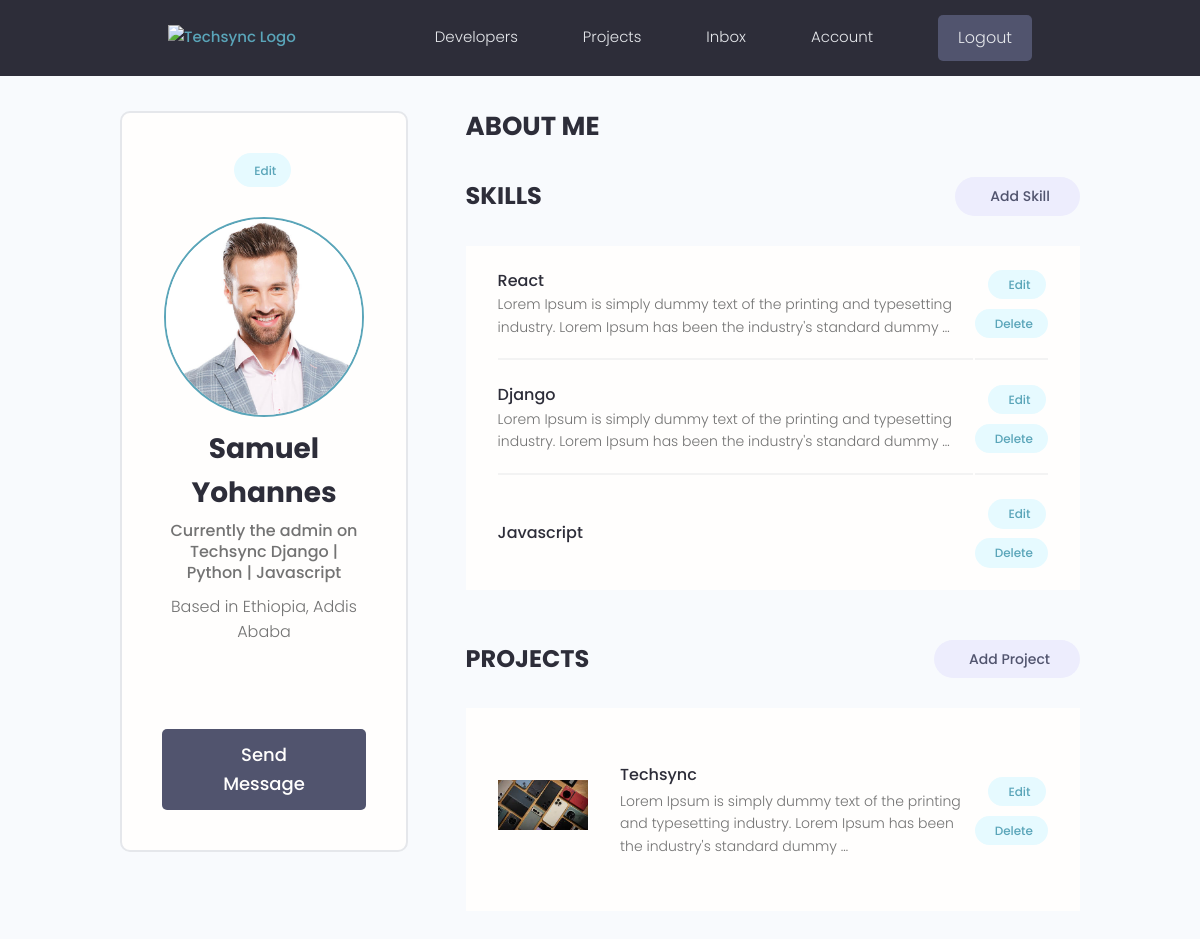
The app's page /account/ (signed in) with its own data.
### users/models.py (models this page shows, shortened)
class Profile(models.Model):
    id = models.UUIDField(default=uuid.uuid4, primary_key=True, unique=True, editable=False, )
    user = models.OneToOneField(User, on_delete=models.CASCADE,null=True,blank=True)
    name = models.CharField(max_length=200, blank=True,null=True)
    username = models.CharField(max_length=200, blank=True,null=True,unique=True)
    headline = models.CharField(max_length=200, blank=True,null=True)
    about = models.TextField(blank=True, null=True)
    location = models.CharField(max_length=200, blank=True,null=True)
    profile_image = models.ImageField(null=True, blank=True,upload_to='profiles', default='default_profile.png')
    github_link = models.CharField(max_length=200, blank=True,null=True)
    twitter_link = models.CharField(max_length=200, blank=True,null=True)
    linkedin_link = models.CharField(max_length=200, blank=True,null=True)
    personal_link = models.CharField(max_length=200, blank=True,null=True)
    created_at = models.DateTimeField(auto_now_add=True)

class Skill(models.Model):
    id = models.UUIDField(default=uuid.uuid4, primary_key=True, unique=True, editable=False, )
    owner = models.ForeignKey(Profile, on_delete=models.CASCADE, null=True, blank=True)
    name = models.CharField(max_length=200, blank=True,null=True)
    description = models.TextField(blank=True, null=True)
    created_at = models.DateTimeField(auto_now_add=True)

### projects/models.py (models this page shows, shortened)
class Project(models.Model):
    id = models.UUIDField(default=uuid.uuid4, primary_key=True, unique=True, editable=False)
    owner = models.ForeignKey(Profile, on_delete=models.SET_NULL, null=True)
    title = models.CharField(max_length=100)
    description = models.TextField(null=True, blank=True)
    image = models.ImageField(null=True, blank=True, default='default.jpg', upload_to= 'project_image')
    demo_link = models.URLField(null=True, blank=True)
    source_link = models.URLField(null=True, blank=True)
    created_at = models.DateTimeField(auto_now_add=True)
    tags = models.ManyToManyField('Tag', blank=True)
    vote_count = models.IntegerField(default=0, null=True, blank=True)
    vote_ratio = models.IntegerField(default=0, null=True, blank=True)

### users/views.py (the view)
# urls.py: path('account/', views.userAccount, name='user-account'),
@login_required(login_url='login')
def userAccount(request):
    profile = request.user.profile
    skills = profile.skill_set.all()
    projects = profile.project_set.all()
    context = {
        'profile': profile,
        'skills': skills,
        'projects': projects,
    }
    return render(request, 'users/account.html', context)

### templates/users/account.html (shortened to what this page needs)
{% extends "main/main.html" %}
  {% block content %}
  <main class="settingsPage profile my-md">
    <div class="container">
      <div class="layout">
        <div class="column column--1of3">
          <div class="card text-center">
            <div class="card__body dev">
              <a class="tag tag--pill tag--main settings__btn" href="{% url 'edit-account' %}"> Edit</a>
              <img class="avatar avatar--xl dev__avatar" src="{{ profile.profile_image.url }}" />
              <h2 class="dev__name">{{profile.name}}</h2>
              <p class="dev__title">{{profile.headline}}</p>
              <p class="dev__location">Based in {{profile.location}}</p>
              <ul class="dev__social">
              </ul>
              <a href="#" class="btn btn--sub btn--lg">Send Message </a>
            </div>
          </div>
        </div>
        <div class="column column--2of3">
          <div class="devInfo">
            <h3 class="devInfo__title">About Me</h3>
          </div>
          <div class="settings">
            <h3 class="settings__title">Skills</h3>
            <a class="tag tag--pill tag--sub settings__btn tag--lg" href="#"> Add Skill</a>
          </div>
          <table class="settings__table">
            {% for skill in skills %}
            <tr>
              <td class="settings__tableInfo">
                <h4>{{skill.name}}</h4>
                <p>
                  {{skill.description|truncatewords:20}}
                </p>
              </td>
              <td class="settings__tableActions">
                <a class="tag tag--pill tag--main settings__btn" href="#"> Edit</a>
                <a class="tag tag--pill tag--main settings__btn" href="#">
                  Delete</a>
              </td>
            </tr>
            {% endfor %}
          </table>
          <div class="settings">
            <h3 class="settings__title">Projects</h3>
            <a class="tag tag--pill tag--sub settings__btn tag--lg" href="#"> Add Project</a>
          </div>
          <table class="settings__table">
            {% for project in projects %}
            <tr>
              <td class="settings__thumbnail">
                <a href="{% url 'project_detail' project.pk %}"><img src="{{project.image.url}}" alt="Project Thumbnail" /></a>
              </td>
              <td class="settings__tableInfo">
                <a href="{% url 'project_detail' project.pk %}">{{project.title}}</a>
                <p>
                  {{project.description|truncatewords:20}}
                </p>
              </td>
              <td class="settings__tableActions">
                <a class="tag tag--pill tag--main settings__btn" href="#"> Edit</a>
                <a class="tag tag--pill tag--main settings__btn" href="#">
                  Delete</a>
              </td>
            </tr>
            {% endfor %}
          </table>
        </div>
      </div>
    </div>
  </main>
  {% endblock content %}

### static/styles/app.css (style rules this page uses)
:root { --color-sub: #2d2d39; }
.btn--sub { background-color: var(--color-sub-light); }
.card { border: 2px solid var(--color-light); }
img { width: 100%; }
.profile .card > .dev { padding: 4rem; }
.dev__avatar { display: block; margin: auto; }
.dev__name { color: var(--color-sub); font-size: 2.8rem; font-weight: 700; margin-top: 1rem; margin-bottom: 0.5rem; }
.dev__title { font-size: 1.6rem; font-weight: 500; line-height: 1.3; }
.dev__location { margin-top: 1rem; }
.dev__social { margin: 3rem 0; list-style: none; display: flex; justify-content: center; gap: 1.5rem; }
.devInfo { margin-bottom: 3rem; }
.devInfo__title, .devInfo__subtitle { font-size: 2.6rem; color: var(--color-sub); text-transform: uppercase; font-weight: 700; margin-bottom: 1.5rem; }
.settingsPage .dev > .settings__btn { display: inline-block; margin-bottom: 3rem; }
.settings { display: flex; justify-content: space-between; align-items: center; }
.settings__title { font-size: 2.4rem; text-transform: uppercase; font-weight: 700; color: var(--color-sub); }
.settings__table { margin-top: 3rem; margin-bottom: 5rem; padding: 0 3rem; background: var(--color-white); }
.settings__table tr { width: 100%; }
.settings__table tr > td { padding: 2rem 0; }
.settings__table tr:not(:last-child) td { border-bottom: 2px solid var(--color-white-light); }
.settings__thumbnail { width: 23%; min-width: 10rem; }
.settings__thumbnail img { padding-right: 3rem; height: 15rem; object-fit: contain; }
.settings__tableInfo { width: 100%; }
.settings__tableInfo h4, .settings__tableInfo a { padding-right: 1rem; width: auto; font-size: 1.6rem; font-weight: 500; color: var(--color-sub); }
.settings__tableInfo p { font-size: 1.4rem; }
.settings__tableActions { text-align: right; }

### static/uikit/styles/modules/_variables.css (style rules this page uses)
:root { --color-main: #5aa5b9; --color-main-light: #e6faff; --color-sub: #3f4156; --color-sub-light: #51546e; --color-sub-lighter: #ededfd; --color-text: #737373; --color-gray: #8b8b8b; --color-light: #e5e7eb; --color-light-gray: #767676; --color-bg: #f8fafd; --color-white: #fffefd; --color-white-light: #f3f3f3; --color-success: #359e64; --color-success-bg: #def8e8; --color-error: #fc4b0b; --color-error-bg: #fff2ee; --font-base: 'Poppins', arial, helvetica, 'Segoe UI', roboto, ubuntu, sans-serif; --font-monospace: 'Fira Code', 'Courier New', courier, monospace; --font-regular: 300; --font-medium: 500; --font-bold: 700; --generic-shadow: 1px 1px 5px #00000010; --generic-transition: all 0.3s ease-in-out; }

### static/uikit/styles/modules/_base.css (style rules this page uses)
* { margin: 0; padding: 0; box-sizing: border-box; text-rendering: optimizeLegibility; color: inherit; font-size: inherit; }
html { font-size: 50%; }
@media only screen and (min-width: 480px) { html { font-size: 56.25%; } }
@media only screen and (min-width: 1200px) { html { font-size: 62.5%; } }
body { line-height: 1.6; font-weight: 400; font-size: 1.5rem; color: var(--color-text); background-color: var(--color-bg); min-height: 100vh; }

### static/uikit/styles/modules/_typography.css (style rules this page uses)
* { font-family: var(--font-base); }
h2 { font-size: 3.6rem; font-weight: var(--font-bold); }
h3 { font-size: 3.2rem; font-weight: var(--font-medium); }
h4 { font-size: 2.8rem; font-weight: var(--font-medium); }
p, span, strong { font-size: 1.6rem; color: var(--color-text); font-weight: var(--font-regular); }
a { padding-bottom: 2px; text-decoration: none; display: inline-block; color: var(--color-main); font-weight: var(--font-medium); }

### static/uikit/styles/modules/_utilities.css (style rules this page uses)
.container { width: 92%; max-width: 165rem; margin: 0 auto; box-sizing: border-box; }
@media screen and (min-width: 1000px) { .container { width: 90%; } }
@media screen and (min-width: 1200px) { .container { width: 80%; } }
.text-center { text-align: center; }
.my-md { margin: 3rem auto; }

### static/uikit/styles/modules/_avatar.css (style rules this page uses)
.avatar { border-radius: 50%; border: 2px solid var(--color-main); object-fit: cover; }
.avatar--xl { height: 20rem; width: 20rem; }

### static/uikit/styles/modules/_button.css (style rules this page uses)
.btn { display: inline-block; position: relative; cursor: pointer; background-color: var(--color-light); font-weight: var(--font-medium); color: var(--color-sub); text-decoration: none; padding: 1rem 2rem; border-radius: 0.5rem; border: none; width: -webkit-fit-content; width: -moz-fit-content; width: fit-content; height: -webkit-fit-content; height: -moz-fit-content; height: fit-content; font-size: 1.6rem; outline-width: 0; outline-color: transparent; -webkit-backface-visibility: hidden; backface-visibility: hidden; transition: all 0.3s ease-in-out; }
.btn--sub { background-color: var(--color-sub); color: var(--color-white); }
.btn--lg { font-size: 1.8rem; padding: 1.2rem 4.5rem; }

### records on screen
Profile: profile_image (picture), name "Samuel Yohannes", headline "Currently the admin on Techsync Django | Python | Javascript", location "Ethiopia, Addis Ababa"
Skill: name "React", description "Lorem Ipsum is simply dummy text of the printing and typesetting industry. Lorem Ipsum has been the industry's standard dummy …"
Skill: name "Django", description "Lorem Ipsum is simply dummy text of the printing and typesetting industry. Lorem Ipsum has been the industry's standard dummy …"
Skill: name "Javascript"
Project: image (picture), title "Techsync", description "Lorem Ipsum is simply dummy text of the printing and typesetting industry. Lorem Ipsum has been the industry's standard dummy …"
